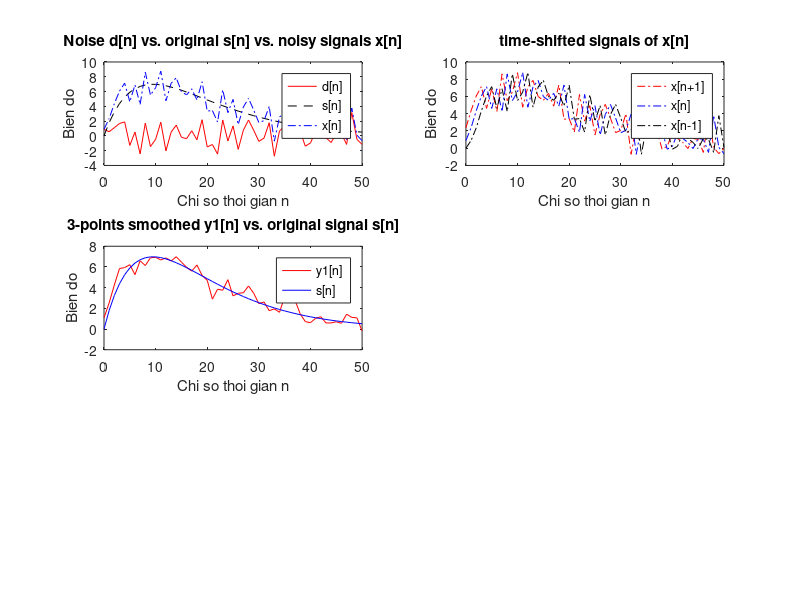
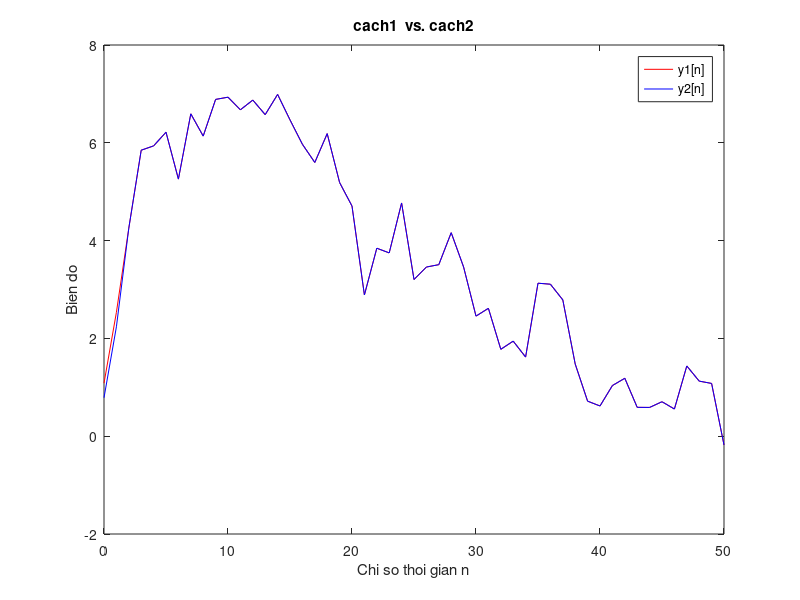

Here is the MATLAB script that generated these plots, in order:
% chuong trinh lam tron 1 tin hieu de khu nhieu 
% dung bo loc lay trung binh cong 3 diem (3-points moving-averaging filter)
% co PTSP: y[n] = 1/3(x[n-1]+x[n]+x[n+1])

clf;                            % clear figures
L = 51;                         % do dai tin hieu
n = 0:L-1;                      % bien thoi gian roi rac
d = 1.5*randn(1,L);             % sinh tin hieu Gausian noise d[n] (0.5 la bien do nhieu)
s = 2*n.*(0.9.^n);              % sinh tin hieu goc s[n] = 2n(0.9)^n
x = s + d;                      % tin hieu co nhieu x[n]=s[n]+d[n]

% problem: co tin hieu bi nhieu x[n], di khoi phuc lai tin hieu goc s[n]
figure(1)                       % tao figure 1
%hold on
subplot(3,2,1)                  % tao luoi 3x1 plots va ve plot o vi tri #1
plot(n,d,'r-',n,s,'k--',n,x,'b-.'); % ve do thi d[n],s[n],x[n]
xlabel('Chi so thoi gian n');
ylabel('Bien do');
legend('d[n]','s[n]','x[n]');
title('Noise d[n] vs. original s[n] vs. noisy signals x[n]');

% cach 1: dich thoi gian, lam tron tin hieu theo CT y[n] = 1/3(x[n-1]+x[n]+x[n+1])
x1 = [x(2:L), 0]        % x1[n] = x[n+1]
x2 = [x]                  % x2[n] = x[n]
x3 = [0, x(1:L-1)]    % x3[n] = x[n-1]

subplot(3,2,2)
% ve do thi x[n-1],x[n],x[n+1]
plot(n,x1,'r-.',n,x2,'b-.',n,x3,'k-.');
xlabel('Chi so thoi gian n');
ylabel('Bien do');
legend('x[n+1]','x[n]','x[n-1]');
title('time-shifted signals of x[n]');

y1 = 1/3*(x1+x2+x3)     % lay trung binh voi M=1
subplot(3,2,3)
% ve do thi y1[n] vs. s[n]
plot(n,y1(1:L),'r-',n,s(1:L),'b-');
xlabel('Chi so thoi gian n');
ylabel('Bien do');
legend('y1[n]','s[n]');
title('3-points smoothed y1[n] vs. original signal s[n]');

% cach 2: dung ham tinh tong chap conv()
% ghep noi tiep he som 1 don vi va he lay TB cong nhan qua
h = 1/3 * ones(1,3);    % h[n] = [1/3, 1/3, 1/3]
y2 = conv(x1, h);         % y2[n] = x1[n] * h[n]
% ve do thi y2[n] vs. s[n]
figure(3)
%hold on
plot(n,y1,'r-',n,y2(1:L),'b-');
xlabel('Chi so thoi gian n');
ylabel('Bien do');
legend('y1[n]','y2[n]');
title('cach1  vs. cach2');

% cach 3: dung ham cai dat bo loc filter()???




